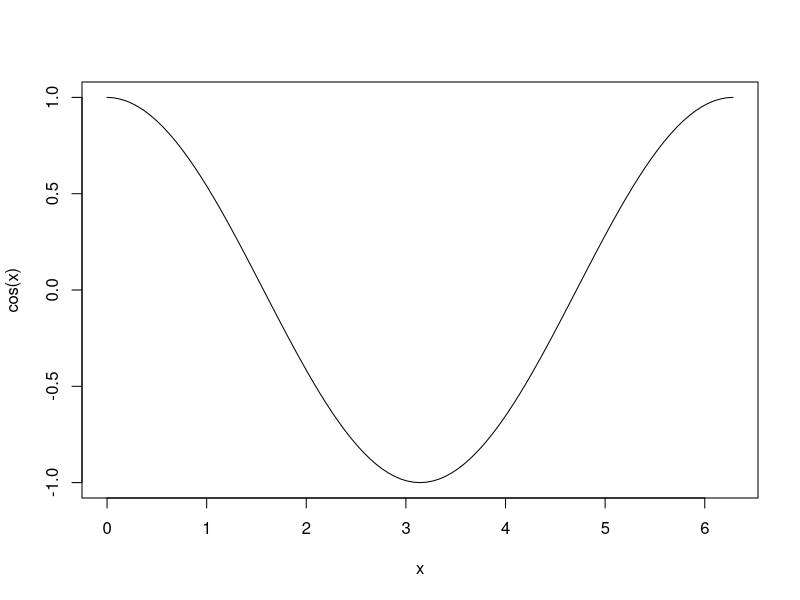
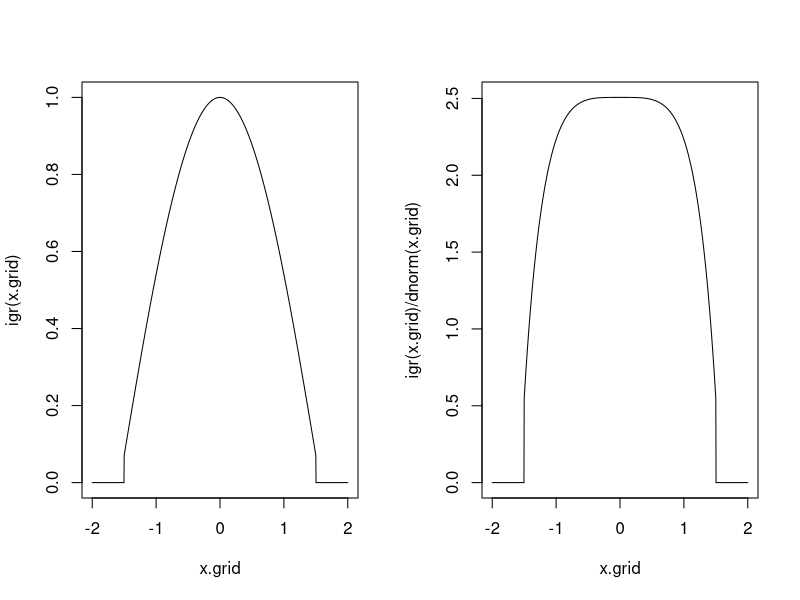
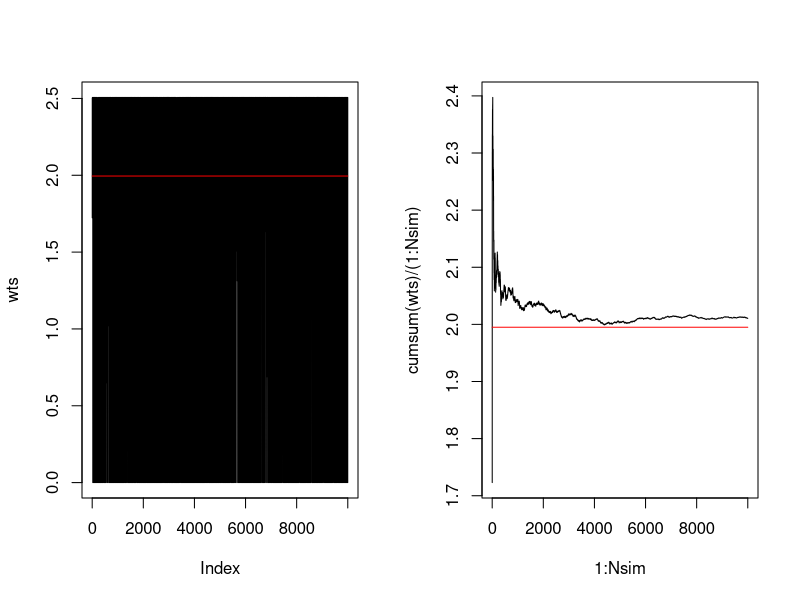
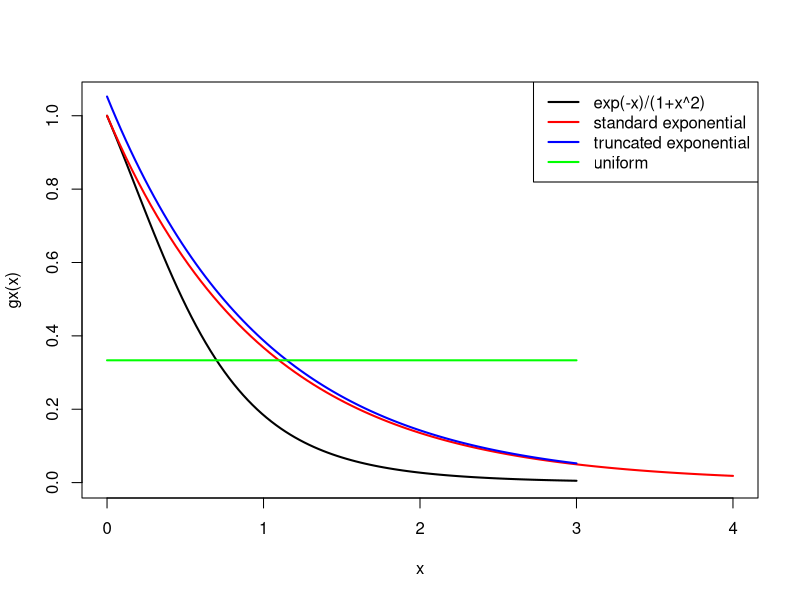
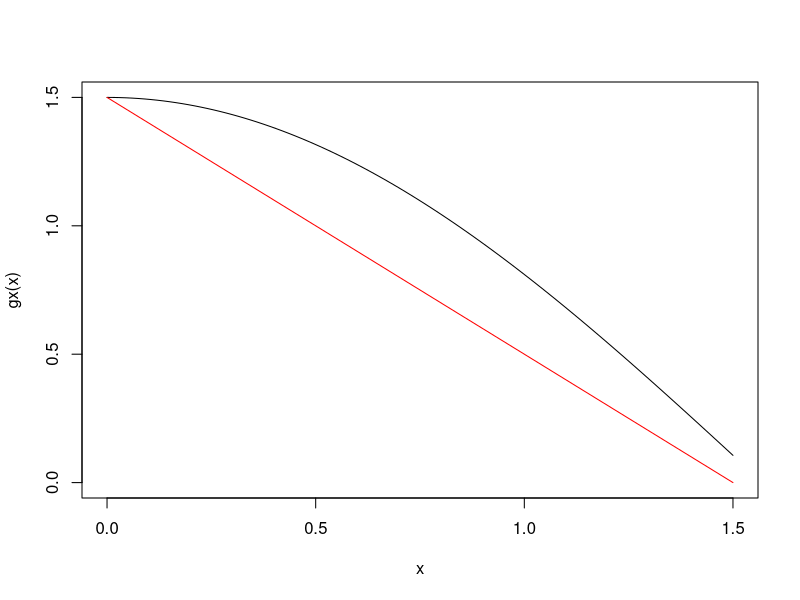

Reproduce these figures in R, in order. (Note: this script raises an error after producing the figures.)
# clear all variables
rm(list=ls())


### Integrate cos(x) from 0 to  1.5
### Compare crude MC and antithetic

a <- 0
b <- 1.5
Nsim <- 10000

# Crude MC
x <- runif(Nsim,a,b)
intcMC <- (b-a)*mean(cos(x))
intcMC

# Antithetic
x1 <- runif(Nsim/2,a,b)
x2 <- a+b-x1
x <- c(x1,x2)
intaMC <- (b-a)*mean(cos(x))

# Check the correlation
cor(x1,x2)
cor(cos(x1),cos(x2))


nrep <- 1000
intcMCvec <- numeric(nrep)
intaMCvec <- numeric(nrep)
for(i in 1:nrep){
  x <- runif(Nsim,a,b)
  intcMCvec[i] <- (b-a)*mean(cos(x)) # crude MC result
  x1 <- runif(Nsim/2,a,b)
  x2 <- a+b-x1
  x <- c(x1,x2)
  intaMCvec[i] <- (b-a)*mean(cos(x)) # antitetic MC result
}
# Estimated standard deviations
sd(intcMCvec)
sd(intaMCvec)

# Checking the mean
mean(intcMCvec)
mean(intaMCvec)
# Exact
sin(b)-sin(a)



### Integrate cos(x) from a to  b
### Compare crude MC and antithetic

estcosint <- function(a,b,Nsim=10000,nrep=1000){
  intcMCvec <- numeric(nrep)
  intaMCvec <- numeric(nrep)
  for(i in 1:nrep){
    x <- runif(Nsim,a,b)
    intcMCvec[i] <- (b-a)*mean(cos(x)) # crude MC result
    x1 <- runif(Nsim/2,a,b)
    x2 <- a+b-x1
    x <- c(x1,x2)
    intaMCvec[i] <- (b-a)*mean(cos(x)) # antithetic MC result
  }
  type <- c("Crude MC","Antithetic MC","Exact")
  meanint <- round(c(mean(intcMCvec),mean(intaMCvec),sin(b)-sin(a)),6)
  sd <- round(c(sd(intcMCvec),sd(intaMCvec),0),6)
  print(rbind(type,meanint,sd))
}

# Antithetic is far more efficient as long as the function is monotonic:
estcosint(a=0,b=1)
estcosint(a=0,b=1.5)
estcosint(a=0,b=pi)

# Antithetic does not work when the function is not monotonic:
curve(cos(x),0,2*pi)
estcosint(a=0,b=5)
estcosint(a=0,b=2*pi)



# page 7
### Integrate sqrt(x)exp(-4x) from 0 to infinity
# Ordinary MC
Nsim <- 10000
x <- rexp(Nsim,rate=4)
mean(sqrt(x))/4
# Antitetic
U <- runif(Nsim/2)
x <- c(-1/4*log(U),-1/4*log(1-U))
mean(sqrt(x))/4

# Compare standard deviation of the two approaches

Nsim=10000
nrep=1000
intoMCvec <- numeric(nrep)
intaMCvec <- numeric(nrep)
for(i in 1:nrep){
  x <- rexp(Nsim,rate=4)
  intoMCvec[i] <- mean(sqrt(x))/4 # ordinary MC result
  U <- runif(Nsim/2)
  x <- c(-1/4*log(U),-1/4*log(1-U))
  intaMCvec[i] <- mean(sqrt(x))/4 # antithetic MC result
}
type <- c("Ordinary MC","Antithetic MC")
meanint <- round(c(mean(intoMCvec),mean(intaMCvec)),6)
sd <- round(c(sd(intoMCvec),sd(intaMCvec)),6)
rbind(type,meanint,sd)

#Check the correlation
U <- runif(Nsim/2)
cor(-1/4*log(U),-1/4*log(1-U))






# page 10
### Integrate cos(x) from -1.5 to  1.5 with importance sampling
# modfied integrand
igr <- function(x){return((x<=1.5 & x>=-1.5)*cos(x))}
x.grid <- seq(from=-2,to=2,length.out = 1000)
par(mfrow=c(1,2))
plot(x.grid,igr(x.grid),type="l")
plot(x.grid,igr(x.grid)/dnorm(x.grid),type="l")




# Importance MC
Nsim <- 10000
x <- rnorm(Nsim)
wts <- igr(x)/dnorm(x)
intiMC <- mean(wts)
intiMC
trueVal <- 2*sin(3/2)

par(mfrow=c(1,2))
plot(wts,type="l")
lines(c(0,Nsim),c(trueVal,trueVal),type="l",col="red")
plot(1:Nsim,cumsum(wts)/(1:Nsim),type="l")
# true value
lines(c(0,Nsim),c(trueVal,trueVal),type="l",col="red")


# page 12
### Integrate exp(-x)/(1+x^2) from 0 to 3 with importance sampling
gx <- function(x)
  exp(-x)/(1+x^2)


#Numerical integration reference
ref<-integrate(gx,0,3)



# Using standard exponential as importance distribution
Nsim <- 10000
x <- rexp(Nsim)
intiMC <- mean(gx(x)*(x<3)/dexp(x))
intiMC

# Using f(x)=exp(-x)/(1-exp(-3)) defined on [0,3] as importance function
fxtrexp <- function(x)
  exp(-x)/(1-exp(-3))

u <- runif(Nsim)
x <- -log(1-u*(1-exp(-3)))
intiMC2 <- mean(gx(x)/fxtrexp(x))
intiMC2

# Using f(x)=exp(-x)/(1-exp(-3)) and antitetic variables
u <- runif(Nsim/2)
x <- c(-log(1-u*(1-exp(-3))),-log(1-(1-u)*(1-exp(-3))))
intiMC3 <- mean(gx(x)/fxtrexp(x))
intiMC3


# Using U[0,3] as importance distribution (i.e. crude MC)
intcMC <- mean(3*gx(runif(Nsim,0,3)))
intcMC



### Plot of the function and the importance functions
par(mfrow=c(1,1))
curve(gx,0,3,lwd=2,xlim=c(0,4),ylim=c(0,1.05))
curve(dexp,0,4,col="red",add=T,lwd=2)
curve(fxtrexp,0,3,col="blue",add=T,lwd=2)
curve(dunif(x,0,3),0,3,col="green",add=T,lwd=2)
legend("topright",lty=1,col=c("black","red","blue","green"),
       legend=c("exp(-x)/(1+x^2)","standard exponential",
              "truncated exponential","uniform"),lwd=2)


### Comparing the approaches

Nsim=10000
nrep=1000
intcMCvec <- numeric(nrep)
intiMCvec <- numeric(nrep)
intiMC2vec <- numeric(nrep)
intiMC3vec <- numeric(nrep)
for(i in 1:nrep){
  intcMCvec[i] <- mean(3*gx(runif(Nsim,0,3)))
  x <- rexp(Nsim)
  intiMCvec[i] <- mean(gx(x)*(x<3)/dexp(x))
  u <- runif(Nsim)
  x <- -log(1-u*(1-exp(-3)))
  intiMC2vec[i] <- mean(gx(x)/fxtrexp(x))
  u <- runif(Nsim/2)
  x <- c(-log(1-u*(1-exp(-3))),-log(1-(1-u)*(1-exp(-3))))
  intiMC3vec[i] <- mean(gx(x)/fxtrexp(x))
}
type <- c("Ordinary MC","Importance 1","Importance 2","Importance 2 & antitetic")
meanint <- round(c(mean(intcMCvec),mean(intiMCvec),mean(intiMC2vec),mean(intiMC3vec)),6)
sd <- round(c(sd(intcMCvec),sd(intiMCvec),sd(intiMC2vec),sd(intiMC3vec)),6)
rbind(type,meanint,sd)
















### Integrate cos(x) from 0 to  1.5 with control variable
# Plot g(x) and the control variable h(x)
gx <- function(x)
  1.5*cos(x)
curve(gx,0,1.5,ylim=c(0,1.5))
hx <- function(x)
  1.5-x
curve(hx,0,1.5,col="red",add=T)
# Expectation and variance of h(X) when X is uniform[0,1.5]
Ehx <- 1.5-(2/6)*1.5^2
Ehx2 <- (1.5^3-3*1.5^2/2+1.5^3/3)*2/3
Varhx <- Ehx2-Ehx^2
# First simulation to find cov(cos(x),h(x)) and 
Nsim <- 10000
U <- runif(Nsim,0,1.5)
cov(gx(U),hx(U))
c <- - cov(gx(U),hx(U))/Varhx
c
cor(gx(U),hx(U))
cor(gx(U),hx(U))^2

U <- runif(Nsim,0,1.5)
intest <- mean(gx(U))+c*(mean(hx(U))-Ehx)
intest


### Compare control variable with crude MC and antithetic

Nsim=10000
nrep=1000
intcMCvec <- numeric(nrep)
intaMCvec <- numeric(nrep)
intcvMCvec <- numeric(nrep)
for(i in 1:nrep){
  x <- runif(Nsim,0,1.5)
  intcMCvec[i] <- 1.5*mean(cos(x)) # crude MC result
  x1 <- runif(Nsim/2,0,1.5)
  x2 <- 1.5-x1
  x <- c(x1,x2)
  intaMCvec[i] <- 1.5*mean(cos(x)) # antitetic MC result
  U <- runif(Nsim,0,1.5)
  intcvMCvec[i] <- mean(gx(U))+c*(mean(hx(U))-Ehx) # control variable
}
type <- c("Ordinary MC","Antithetic MC","Control variable","Exact")
meanint <- round(c(mean(intcMCvec),mean(intaMCvec),mean(intcvMCvec),sin(1.5)),6)
sd <- round(c(sd(intcMCvec),sd(intaMCvec),sd(intcvMCvec),0),6)
rbind(type,meanint,sd)



# Theoretical relative reduction in variance
cor(gx(U),hx(U))^2
# Estimated relative reduction in variance
(var(intcMCvec)-var(intcvMCvec))/var(intcMCvec)

### Compare importance variable with crude, antithetic and control

Nsim=10000
nrep=100
intiMCvec <- numeric(nrep)
for(i in 1:nrep){
  x <- rtriang(Nsim,a=0,b=1.5,c=0)
  intiMCvec[i] <- mean(cos(x)/dtriang(x,a=0,b=1.5,c=0)) # importance
}
type <- c("Ordinary MC","Antithetic MC","Control variable","Importance","Exact")
meanint <- round(c(mean(intcMCvec),mean(intaMCvec),mean(intcvMCvec),mean(intiMCvec),sin(1.5)),6)
sd <- round(c(sd(intcMCvec),sd(intaMCvec),sd(intcvMCvec),sd(intiMCvec),0),6)
rbind(type,meanint,sd)
